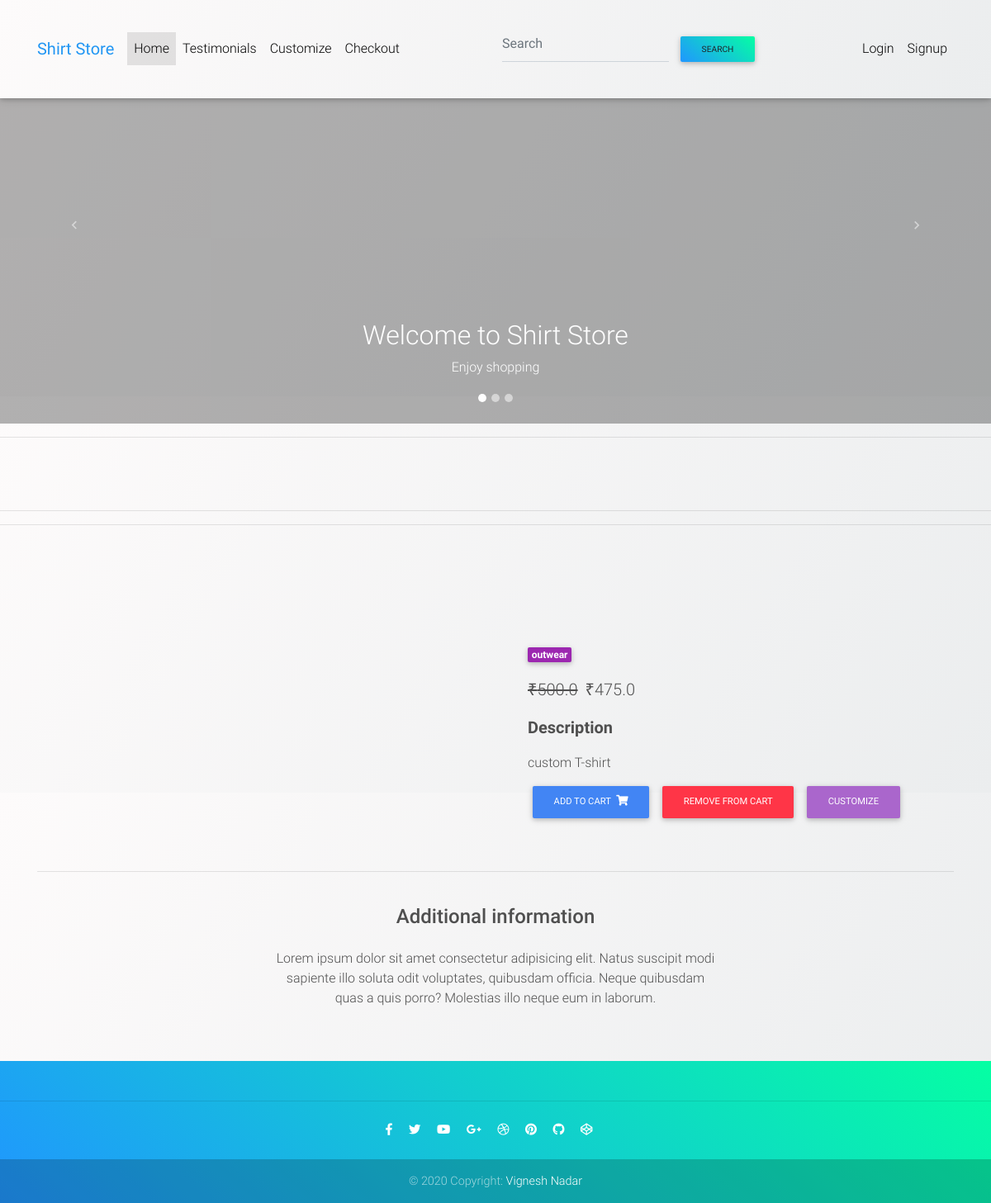
Page /product/custom-shirt-15/ on the committed database.
### core/models.py (models this page shows, shortened)
class Item(models.Model):
    title = models.CharField(max_length=100)
    price = models.FloatField()
    discount_price = models.FloatField(blank=True, null=True)
    category = models.CharField(choices=CATEGORY_CHOICES, max_length=2)
    label = models.CharField(choices=LABEL_CHOICES, max_length=1)
    slug = models.SlugField()
    description = models.TextField()
    image = models.ImageField()
    featured = models.BooleanField(default=False, blank=True, null=True)
    active = models.BooleanField(default=True, blank=True, null=True)
    iscustom = models.BooleanField(default=False, blank=True, null=True)
    custom_design = models.ImageField(
        default='shirt.jpeg', null=True, blank=True)
    print_text = models.CharField(
        max_length=200, default='', null=True, blank=True)
    size = models.CharField(choices=SHIRT_SIZE, max_length=4,
                            default='L', null=True, blank=True)
    color = models.CharField(
        max_length=150, default='blue', null=True, blank=True)
    instruction = models.CharField(
        max_length=1000, default='', null=True, blank=True)
    textcolor = models.CharField(
        max_length=30, default='white', null=True, blank=True)
    shape = models.CharField(max_length=30, default='', null=True, blank=True)
    bgcolor = models.CharField(
        max_length=30, default='black', null=True, blank=True)
    objects = ProductManager()
    def get_add_to_cart_url(self):
        return reverse("core:add-to-cart", kwargs={
            'slug': self.slug
        })
    def get_remove_from_cart_url(self):
        return reverse("core:remove-from-cart", kwargs={
            'slug': self.slug
        })
    def get_customize_url(self):
        return reverse("basics:customize", kwargs={
            'slug': self.slug
        })

### core/views.py (the view)
# urls.py: path('product/<slug>/', ItemDetailView.as_view(), name='product'),
class ItemDetailView(DetailView):
    model = Item
    template_name = "product.html"

### core/models.py (called while the page is built)
    def active(self):
        return self.filter(active=True)

    def get_queryset(self):
        return ProductQuerySet(self.model, using=self._db)

    def all(self):
        return self.get_queryset().active()

### templates/product.html (shortened to what this page needs)
{% extends "base.html" %}
{% block content %}
<main class="mt-5 pt-4">
  <div class="container dark-grey-text mt-5">
    <div class="row wow fadeIn">
      <div class="col-md-6 mb-4">
      </div>
      <div class="col-md-6 mb-4">
        <div class="p-4">
          <div class="mb-3">
            <a href="">
              <span class="badge purple mr-1">{{ object.get_category_display }}</span>
            </a>
          </div>
          <p class="lead">
            {% if object.discount_price %}
            <span class="mr-1">
              <del>₹{{ object.price }}</del>
            </span>
            <span>₹{{ object.discount_price }}</span>
            {% else %}
            <span>₹{{ object.price }}</span>
            {% endif %}
          </p>
          <p class="lead font-weight-bold">Description</p>
          <p>{{ object.description }}</p>
          <a href="{{ object.get_add_to_cart_url }}" class="btn btn-primary btn-md my-0 p">
            Add to cart
            <i class="fas fa-shopping-cart ml-1"></i>
          </a>
          <a href="{{ object.get_remove_from_cart_url }}" class="btn btn-danger btn-md my-0 p">
            Remove from cart
          </a>
          <a href="{{ object.get_customize_url }}" class="btn btn-secondary btn-md my-0 p">
            Customize
          </a>
        </div>
      </div>
    </div>
    <hr>
    <div class="row d-flex justify-content-center wow fadeIn">
      <div class="col-md-6 text-center">
        <h4 class="my-4 h4">Additional information</h4>
        <p>Lorem ipsum dolor sit amet consectetur adipisicing elit. Natus suscipit modi sapiente illo soluta odit
          voluptates,
          quibusdam officia. Neque quibusdam quas a quis porro? Molestias illo neque eum in laborum.</p>
      </div>
    </div>
    <div class="row wow fadeIn">
    </div>
  </div>
</main>
{% endblock content %}

### templates/base.html (style rules this page uses)
html, body, header, .carousel { height: 60vh; }

### rows in the picture
Item: category "outwear", price "500.0", discount_price "475.0", description "custom T-shirt"
